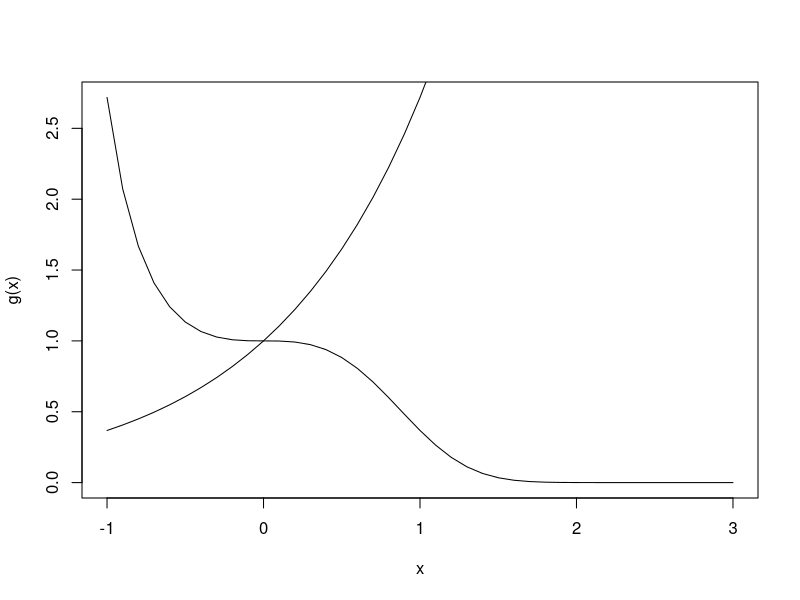
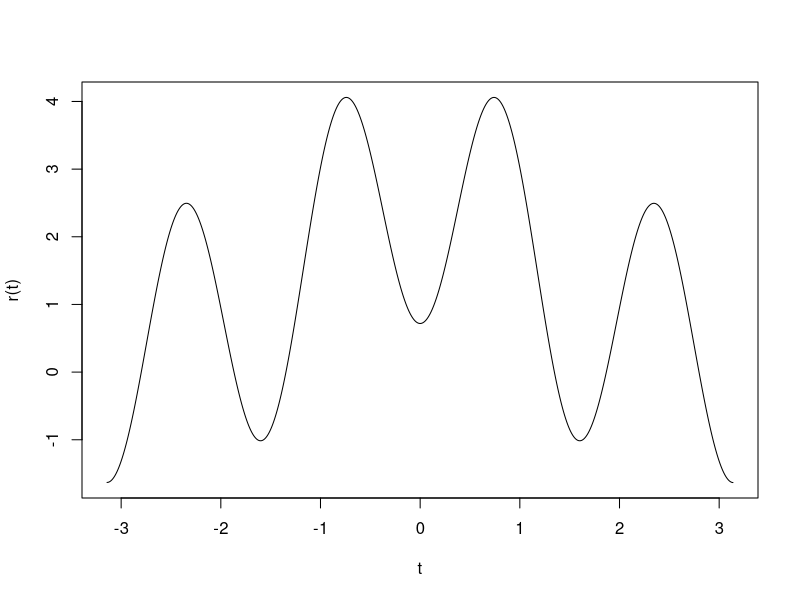

These charts were generated, in order, by the following R code: (Note: this script raises an error after producing the figures.)
## ---- chunk 1
set.seed(12208157)
## ---- chunk 2
x <- seq(-1,3,0.1)
g <- function(x) {exp(-x^3)}
exp <- dexp(x,rate=1)
plot(x,g(x),type='l')
lines(x,exp(x),type='l')
## ---- chunk 3
# Calculate Monte Carlo Integral
b <- 6
X <- runif(100000, min=1, max=b)
cat(paste("Monte Carlo Integral:",mean(exp(-X^3)*(b-1))),"\n")

# Calculate Numerical Integral
cat(paste("Numerical Integral: "))
integrate(f = function(x){exp(-x^3)},lower = 1,upper = b)
## ---- chunk 4
X <- rexp(100000)
cat(paste("Monte Carlo Integral:",mean(exp(-(X+1)^3)/dexp(X))),"\n")

# Calculate Numerical Integral
cat(paste("Numerical Integral: "))
integrate(f = function(x){exp(-x^3)},1,Inf)
## ---- chunk 5
t <- seq(-pi,pi,0.01)
r <- function(t) {exp(cos(t))-2*cos(4*t)-sin(t/12)^5}
plot(t,r(t),type='l')
## ---- chunk 6
r_x <- runif(1)
r_y <- runif(1)
lies
## ---- chunk 7

## ---- chunk 8

